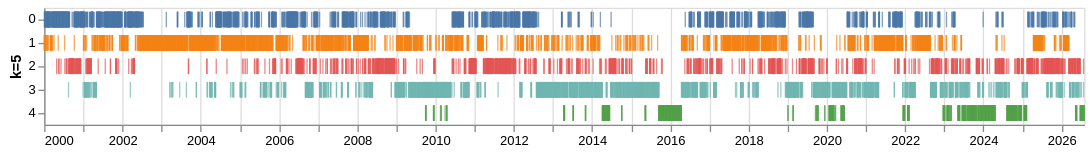

The code cell stored with this chart in its notebook:
### Markdown cell above
Regime strip for every k, one row per k.

### Code cell
regime_strips(results)

### Figure 1 — Vega specification as saved in the notebook (floating-point values rounded to 4 significant figures; data arrays with more than 128 entries replaced by an {"elided": "..."} marker saying what was removed)
{"$schema": "https://vega.github.io/schema/vega/v6.json", "data": [{"name": "source_0", "values": {"elided": "9709 records"}, "transform": [{"type": "formula", "expr": "toDate(datum['date'])", "as": "date"}]}, {"name": "source_0_concat_0_y_domain_regime", "values": [{"regime": "1"}, {"regime": "0"}, {"regime": "2"}, {"regime": "3"}, {"regime": "4"}]}, {"name": "source_0_concat_0_color_domain_regime", "values": [{"regime": "1"}, {"regime": "0"}, {"regime": "2"}, {"regime": "3"}, {"regime": "4"}]}], "signals": [{"name": "childHeight", "value": 90}], "marks": [{"type": "group", "name": "concat_0_group", "encode": {"update": {"height": {"signal": "childHeight"}, "width": {"signal": "width"}}}, "marks": [{"type": "rect", "name": "concat_0_marks", "from": {"data": "source_0"}, "encode": {"update": {"width": {"value": 1}, "fill": {"field": "regime", "scale": "concat_0_color"}, "opacity": {"value": 0.7}, "xc": {"field": "date", "scale": "concat_0_x"}, "height": {"value": 12}, "yc": {"field": "regime", "scale": "concat_0_y", "band": 0.5}}}, "style": ["tick"]}], "axes": [{"scale": "concat_0_x", "grid": true, "aria": false, "gridScale": "concat_0_y", "labels": false, "minExtent": 0, "ticks": false, "tickCount": {"signal": "ceil(width/40)"}, "maxExtent": 0, "zindex": 0, "orient": "bottom", "domain": false}, {"scale": "concat_0_x", "orient": "bottom", "zindex": 0, "labelFlush": true, "labelOverlap": true, "grid": false, "tickCount": {"signal": "ceil(width/40)"}}, {"scale": "concat_0_y", "title": "k=5", "orient": "left", "zindex": 0, "grid": false}], "style": "cell"}], "scales": [{"name": "concat_0_x", "type": "time", "domain": {"data": "source_0", "field": "date"}, "range": [0, {"signal": "width"}]}, {"name": "concat_0_y", "type": "band", "domain": {"data": "source_0_concat_0_y_domain_regime", "field": "regime", "sort": true}, "range": [0, {"signal": "childHeight"}], "paddingOuter": 0.125, "paddingInner": 0.25}, {"name": "concat_0_color", "type": "ordinal", "domain": {"data": "source_0_concat_0_color_domain_regime", "field": "regime", "sort": true}, "range": "category"}], "padding": 5, "background": "white", "layout": {"padding": 20, "columns": 1, "bounds": "full", "align": "each"}, "width": 800}
